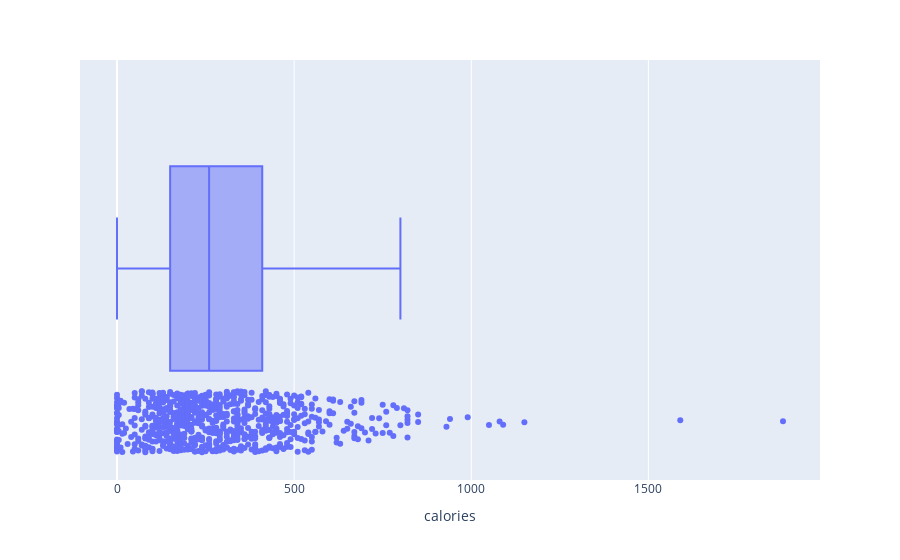

This figure's notebook cell:
### Code cell
fig = px.box(df, x='calories', points="all")
fig.show()

### Figure 1 — Plotly figure (JSON) as saved in the notebook; plotly's stock layout.template omitted (floating-point values rounded to 4 significant figures; data arrays with more than 128 entries replaced by an {"elided": "..."} marker saying what was removed)
{"data": [{"alignmentgroup": "True", "boxpoints": "all", "hovertemplate": "calories=%{x}<extra></extra>", "legendgroup": "", "marker": {"color": "#636efa"}, "name": "", "notched": false, "offsetgroup": "", "orientation": "h", "showlegend": false, "type": "box", "x": {"elided": "750 int values"}, "x0": " ", "xaxis": "x", "y0": " ", "yaxis": "y"}], "layout": {"boxmode": "group", "legend": {"tracegroupgap": 0}, "margin": {"t": 60}, "xaxis": {"anchor": "y", "domain": [0, 1], "title": {"text": "calories"}}, "yaxis": {"anchor": "x", "domain": [0, 1]}}}
